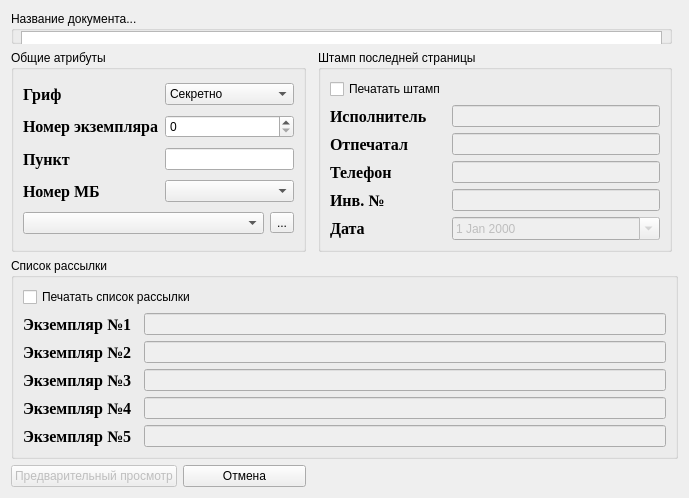
<?xml version="1.0" encoding="UTF-8"?>
<ui version="4.0">
 <class>askTheUser</class>
 <widget class="QDialog" name="askTheUser">
  <property name="windowModality">
   <enum>Qt::NonModal</enum>
  </property>
  <property name="geometry">
   <rect>
    <x>0</x>
    <y>0</y>
    <width>689</width>
    <height>498</height>
   </rect>
  </property>
  <property name="windowTitle">
   <string>Dialog</string>
  </property>
  <property name="modal">
   <bool>true</bool>
  </property>
  <layout class="QGridLayout" name="gridLayout_5">
   <item row="3" column="0" colspan="5">
    <widget class="QGroupBox" name="groupBox_3">
     <property name="title">
      <string>Список рассылки</string>
     </property>
     <layout class="QGridLayout" name="gridLayout_3">
      <item row="1" column="0">
       <widget class="QLabel" name="label_10">
        <property name="font">
         <font>
          <family>Times New Roman</family>
          <pointsize>12</pointsize>
          <weight>75</weight>
          <bold>true</bold>
         </font>
        </property>
        <property name="text">
         <string>Экземпляр №1</string>
        </property>
       </widget>
      </item>
      <item row="1" column="2">
       <widget class="QLineEdit" name="reciverOne_lineEd">
        <property name="enabled">
         <bool>false</bool>
        </property>
       </widget>
      </item>
      <item row="2" column="0">
       <widget class="QLabel" name="label_11">
        <property name="font">
         <font>
          <family>Times New Roman</family>
          <pointsize>12</pointsize>
          <weight>75</weight>
          <bold>true</bold>
         </font>
        </property>
        <property name="text">
         <string>Экземпляр №2</string>
        </property>
       </widget>
      </item>
      <item row="2" column="2">
       <widget class="QLineEdit" name="reciverTwo_lineEd">
        <property name="enabled">
         <bool>false</bool>
        </property>
       </widget>
      </item>
      <item row="3" column="0">
       <widget class="QLabel" name="label_12">
        <property name="font">
         <font>
          <family>Times New Roman</family>
          <pointsize>12</pointsize>
          <weight>75</weight>
          <bold>true</bold>
         </font>
        </property>
        <property name="text">
         <string>Экземпляр №3</string>
        </property>
       </widget>
      </item>
      <item row="4" column="0">
       <widget class="QLabel" name="label_13">
        <property name="font">
         <font>
          <family>Times New Roman</family>
          <pointsize>12</pointsize>
          <weight>75</weight>
          <bold>true</bold>
         </font>
        </property>
        <property name="text">
         <string>Экземпляр №4</string>
        </property>
       </widget>
      </item>
      <item row="5" column="0">
       <widget class="QLabel" name="label_14">
        <property name="font">
         <font>
          <family>Times New Roman</family>
          <pointsize>12</pointsize>
          <weight>75</weight>
          <bold>true</bold>
         </font>
        </property>
        <property name="text">
         <string>Экземпляр №5</string>
        </property>
       </widget>
      </item>
      <item row="4" column="2">
       <widget class="QLineEdit" name="reciverFour_lineEd">
        <property name="enabled">
         <bool>false</bool>
        </property>
        <property name="inputMask">
         <string/>
        </property>
        <property name="text">
         <string/>
        </property>
       </widget>
      </item>
      <item row="3" column="2">
       <widget class="QLineEdit" name="reciverThree_lineEd">
        <property name="enabled">
         <bool>false</bool>
        </property>
        <property name="inputMask">
         <string>#DDDddddddd; </string>
        </property>
       </widget>
      </item>
      <item row="0" column="0" colspan="3">
       <widget class="QCheckBox" name="reciversList_chBox">
        <property name="text">
         <string>Печатать список рассылки</string>
        </property>
       </widget>
      </item>
      <item row="5" column="2">
       <widget class="QLineEdit" name="reciverFive_lineEd">
        <property name="enabled">
         <bool>false</bool>
        </property>
        <property name="inputMask">
         <string/>
        </property>
        <property name="text">
         <string/>
        </property>
       </widget>
      </item>
     </layout>
    </widget>
   </item>
   <item row="5" column="0">
    <widget class="QPushButton" name="previewBtn">
     <property name="enabled">
      <bool>false</bool>
     </property>
     <property name="text">
      <string>Предварительный просмотр</string>
     </property>
     <property name="icon">
      <iconset>
       <normaloff>:/images/win/fileprint.png</normaloff>:/images/win/fileprint.png</iconset>
     </property>
    </widget>
   </item>
   <item row="1" column="0" colspan="4">
    <widget class="QGroupBox" name="groupBox_4">
     <property name="title">
      <string>Название документа...</string>
     </property>
     <widget class="QPlainTextEdit" name="docName_plainTextEdit">
      <property name="geometry">
       <rect>
        <x>10</x>
        <y>20</y>
        <width>641</width>
        <height>41</height>
       </rect>
      </property>
      <property name="verticalScrollBarPolicy">
       <enum>Qt::ScrollBarAsNeeded</enum>
      </property>
      <property name="horizontalScrollBarPolicy">
       <enum>Qt::ScrollBarAlwaysOff</enum>
      </property>
     </widget>
    </widget>
   </item>
   <item row="2" column="0" colspan="2">
    <widget class="QGroupBox" name="groupBox">
     <property name="title">
      <string>Общие атрибуты</string>
     </property>
     <layout class="QGridLayout" name="gridLayout">
      <item row="0" column="0">
       <widget class="QLabel" name="label">
        <property name="font">
         <font>
          <family>Times New Roman</family>
          <pointsize>12</pointsize>
          <weight>75</weight>
          <bold>true</bold>
         </font>
        </property>
        <property name="text">
         <string>Гриф</string>
        </property>
       </widget>
      </item>
      <item row="0" column="1" colspan="2">
       <widget class="QComboBox" name="comboBox">
        <item>
         <property name="text">
          <string>Секретно</string>
         </property>
        </item>
        <item>
         <property name="text">
          <string>Сов.секретно</string>
         </property>
        </item>
        <item>
         <property name="text">
          <string>Особой важности</string>
         </property>
        </item>
       </widget>
      </item>
      <item row="1" column="0">
       <widget class="QLabel" name="label_2">
        <property name="font">
         <font>
          <family>Times New Roman</family>
          <pointsize>12</pointsize>
          <weight>75</weight>
          <bold>true</bold>
         </font>
        </property>
        <property name="text">
         <string>Номер экземпляра</string>
        </property>
       </widget>
      </item>
      <item row="1" column="1" colspan="2">
       <widget class="QSpinBox" name="spinBox"/>
      </item>
      <item row="2" column="0">
       <widget class="QLabel" name="label_3">
        <property name="font">
         <font>
          <family>Times New Roman</family>
          <pointsize>12</pointsize>
          <weight>75</weight>
          <bold>true</bold>
         </font>
        </property>
        <property name="text">
         <string>Пункт</string>
        </property>
       </widget>
      </item>
      <item row="2" column="1" colspan="2">
       <widget class="QLineEdit" name="lineEdit"/>
      </item>
      <item row="3" column="0">
       <widget class="QLabel" name="label_4">
        <property name="font">
         <font>
          <family>Times New Roman</family>
          <pointsize>12</pointsize>
          <weight>75</weight>
          <bold>true</bold>
         </font>
        </property>
        <property name="text">
         <string>Номер МБ</string>
        </property>
       </widget>
      </item>
      <item row="3" column="1" colspan="2">
       <widget class="QComboBox" name="comboBox_2"/>
      </item>
      <item row="4" column="0" colspan="2">
       <widget class="QComboBox" name="comboBox_3">
        <property name="toolTip">
         <string>Выберите шаблон,который будет примен к текущему документу</string>
        </property>
       </widget>
      </item>
      <item row="4" column="2">
       <widget class="QToolButton" name="toolButton">
        <property name="toolTip">
         <string>Управление шаблонами (добавить,удалить,редактировать)</string>
        </property>
        <property name="text">
         <string>...</string>
        </property>
       </widget>
      </item>
     </layout>
    </widget>
   </item>
   <item row="2" column="3">
    <widget class="QGroupBox" name="groupBox_2">
     <property name="title">
      <string>Штамп последней страницы</string>
     </property>
     <layout class="QGridLayout" name="gridLayout_2">
      <item row="1" column="0">
       <widget class="QLabel" name="label_5">
        <property name="font">
         <font>
          <family>Times New Roman</family>
          <pointsize>12</pointsize>
          <weight>75</weight>
          <bold>true</bold>
         </font>
        </property>
        <property name="text">
         <string>Исполнитель</string>
        </property>
       </widget>
      </item>
      <item row="1" column="1">
       <widget class="QLineEdit" name="executor_lineEd">
        <property name="enabled">
         <bool>false</bool>
        </property>
       </widget>
      </item>
      <item row="2" column="0">
       <widget class="QLabel" name="label_6">
        <property name="font">
         <font>
          <family>Times New Roman</family>
          <pointsize>12</pointsize>
          <weight>75</weight>
          <bold>true</bold>
         </font>
        </property>
        <property name="text">
         <string>Отпечатал</string>
        </property>
       </widget>
      </item>
      <item row="2" column="1">
       <widget class="QLineEdit" name="pressman_lineEd">
        <property name="enabled">
         <bool>false</bool>
        </property>
       </widget>
      </item>
      <item row="3" column="0">
       <widget class="QLabel" name="label_7">
        <property name="font">
         <font>
          <family>Times New Roman</family>
          <pointsize>12</pointsize>
          <weight>75</weight>
          <bold>true</bold>
         </font>
        </property>
        <property name="text">
         <string>Телефон</string>
        </property>
       </widget>
      </item>
      <item row="4" column="0">
       <widget class="QLabel" name="label_8">
        <property name="font">
         <font>
          <family>Times New Roman</family>
          <pointsize>12</pointsize>
          <weight>75</weight>
          <bold>true</bold>
         </font>
        </property>
        <property name="text">
         <string>Инв. №</string>
        </property>
       </widget>
      </item>
      <item row="6" column="0">
       <widget class="QLabel" name="label_9">
        <property name="font">
         <font>
          <family>Times New Roman</family>
          <pointsize>12</pointsize>
          <weight>75</weight>
          <bold>true</bold>
         </font>
        </property>
        <property name="text">
         <string>Дата</string>
        </property>
       </widget>
      </item>
      <item row="4" column="1">
       <widget class="QLineEdit" name="invNumber_lineEd">
        <property name="enabled">
         <bool>false</bool>
        </property>
        <property name="inputMask">
         <string/>
        </property>
        <property name="text">
         <string/>
        </property>
       </widget>
      </item>
      <item row="3" column="1">
       <widget class="QLineEdit" name="telephone_lineEd">
        <property name="enabled">
         <bool>false</bool>
        </property>
        <property name="inputMask">
         <string>#DDDddddddd; </string>
        </property>
       </widget>
      </item>
      <item row="6" column="1">
       <widget class="QDateEdit" name="dateField_dateEd">
        <property name="enabled">
         <bool>false</bool>
        </property>
        <property name="calendarPopup">
         <bool>true</bool>
        </property>
       </widget>
      </item>
      <item row="0" column="0">
       <widget class="QCheckBox" name="clisheOnLastPageCheckBox">
        <property name="text">
         <string>Печатать штамп</string>
        </property>
       </widget>
      </item>
     </layout>
    </widget>
   </item>
   <item row="5" column="1">
    <widget class="QPushButton" name="cancelBtn">
     <property name="text">
      <string>Отмена</string>
     </property>
    </widget>
   </item>
  </layout>
 </widget>
 <resources/>
 <connections>
  <connection>
   <sender>previewBtn</sender>
   <signal>clicked()</signal>
   <receiver>askTheUser</receiver>
   <slot>accept()</slot>
   <hints>
    <hint type="sourcelabel">
     <x>95</x>
     <y>475</y>
    </hint>
    <hint type="destinationlabel">
     <x>344</x>
     <y>248</y>
    </hint>
   </hints>
  </connection>
  <connection>
   <sender>cancelBtn</sender>
   <signal>clicked()</signal>
   <receiver>askTheUser</receiver>
   <slot>reject()</slot>
   <hints>
    <hint type="sourcelabel">
     <x>245</x>
     <y>475</y>
    </hint>
    <hint type="destinationlabel">
     <x>344</x>
     <y>248</y>
    </hint>
   </hints>
  </connection>
  <connection>
   <sender>clisheOnLastPageCheckBox</sender>
   <signal>toggled(bool)</signal>
   <receiver>executor_lineEd</receiver>
   <slot>setEnabled(bool)</slot>
   <hints>
    <hint type="sourcelabel">
     <x>379</x>
     <y>119</y>
    </hint>
    <hint type="destinationlabel">
     <x>551</x>
     <y>144</y>
    </hint>
   </hints>
  </connection>
  <connection>
   <sender>clisheOnLastPageCheckBox</sender>
   <signal>toggled(bool)</signal>
   <receiver>pressman_lineEd</receiver>
   <slot>setEnabled(bool)</slot>
   <hints>
    <hint type="sourcelabel">
     <x>379</x>
     <y>119</y>
    </hint>
    <hint type="destinationlabel">
     <x>551</x>
     <y>170</y>
    </hint>
   </hints>
  </connection>
  <connection>
   <sender>clisheOnLastPageCheckBox</sender>
   <signal>toggled(bool)</signal>
   <receiver>telephone_lineEd</receiver>
   <slot>setEnabled(bool)</slot>
   <hints>
    <hint type="sourcelabel">
     <x>379</x>
     <y>119</y>
    </hint>
    <hint type="destinationlabel">
     <x>551</x>
     <y>196</y>
    </hint>
   </hints>
  </connection>
  <connection>
   <sender>clisheOnLastPageCheckBox</sender>
   <signal>toggled(bool)</signal>
   <receiver>invNumber_lineEd</receiver>
   <slot>setEnabled(bool)</slot>
   <hints>
    <hint type="sourcelabel">
     <x>379</x>
     <y>119</y>
    </hint>
    <hint type="destinationlabel">
     <x>551</x>
     <y>222</y>
    </hint>
   </hints>
  </connection>
  <connection>
   <sender>clisheOnLastPageCheckBox</sender>
   <signal>toggled(bool)</signal>
   <receiver>dateField_dateEd</receiver>
   <slot>setEnabled(bool)</slot>
   <hints>
    <hint type="sourcelabel">
     <x>379</x>
     <y>119</y>
    </hint>
    <hint type="destinationlabel">
     <x>551</x>
     <y>248</y>
    </hint>
   </hints>
  </connection>
  <connection>
   <sender>reciversList_chBox</sender>
   <signal>toggled(bool)</signal>
   <receiver>reciverOne_lineEd</receiver>
   <slot>setEnabled(bool)</slot>
   <hints>
    <hint type="sourcelabel">
     <x>344</x>
     <y>307</y>
    </hint>
    <hint type="destinationlabel">
     <x>404</x>
     <y>332</y>
    </hint>
   </hints>
  </connection>
  <connection>
   <sender>reciversList_chBox</sender>
   <signal>toggled(bool)</signal>
   <receiver>reciverTwo_lineEd</receiver>
   <slot>setEnabled(bool)</slot>
   <hints>
    <hint type="sourcelabel">
     <x>344</x>
     <y>307</y>
    </hint>
    <hint type="destinationlabel">
     <x>404</x>
     <y>358</y>
    </hint>
   </hints>
  </connection>
  <connection>
   <sender>reciversList_chBox</sender>
   <signal>toggled(bool)</signal>
   <receiver>reciverThree_lineEd</receiver>
   <slot>setEnabled(bool)</slot>
   <hints>
    <hint type="sourcelabel">
     <x>344</x>
     <y>307</y>
    </hint>
    <hint type="destinationlabel">
     <x>404</x>
     <y>384</y>
    </hint>
   </hints>
  </connection>
  <connection>
   <sender>reciversList_chBox</sender>
   <signal>toggled(bool)</signal>
   <receiver>reciverFour_lineEd</receiver>
   <slot>setEnabled(bool)</slot>
   <hints>
    <hint type="sourcelabel">
     <x>344</x>
     <y>307</y>
    </hint>
    <hint type="destinationlabel">
     <x>404</x>
     <y>410</y>
    </hint>
   </hints>
  </connection>
  <connection>
   <sender>reciversList_chBox</sender>
   <signal>toggled(bool)</signal>
   <receiver>reciverFive_lineEd</receiver>
   <slot>setEnabled(bool)</slot>
   <hints>
    <hint type="sourcelabel">
     <x>344</x>
     <y>307</y>
    </hint>
    <hint type="destinationlabel">
     <x>404</x>
     <y>436</y>
    </hint>
   </hints>
  </connection>
 </connections>
</ui>
